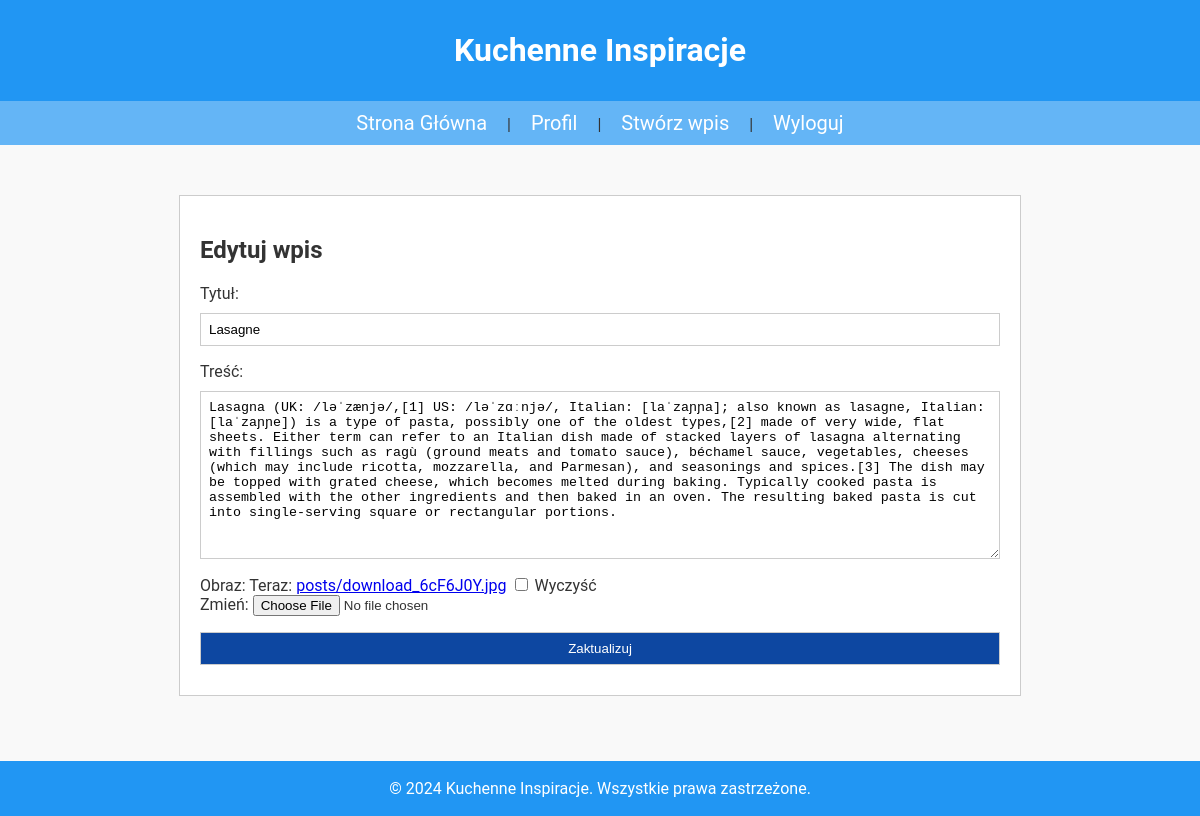
Screenshot of /edit_post/4/ (signed in) with the database file from the repository.
### blog/models.py (models this page shows, shortened)
class Post(models.Model):
    title = models.CharField(max_length=200, verbose_name=_('Tytuł'))
    author = models.ForeignKey(User, on_delete=models.CASCADE, verbose_name=_('Autor'))
    content = models.TextField(verbose_name=_('Treść'))
    published_date = models.DateTimeField(auto_now_add=True, verbose_name=_('Data publikacji'))
    image = models.ImageField(upload_to='posts/', blank=True, null=True, verbose_name=_('Obraz'))
    class Meta:
        verbose_name = _('wpis')
        verbose_name_plural = _('wpisy')

### blog/views.py (the view)
# urls.py: path('edit_post/<int:post_id>/', views.edit_post, name='edit_post'),  # Edycja posta
@login_required
def edit_post(request, post_id):
    if not request.user == Post.objects.get(pk=post_id).author:
        return HttpResponseForbidden("Nie masz uprawnień do edycji tego wpisu.")
    post = get_object_or_404(Post, pk=post_id)
    if request.method == 'POST':
        form = PostForm(request.POST, request.FILES, instance=post)
        if form.is_valid():
            form.save()
            return redirect('post_detail', post_id=post.id)
    else:
        form = PostForm(instance=post)
    return render(request, 'blog/edit_post.html', {'form': form})

### blog/forms.py
class PostForm(forms.ModelForm):
    class Meta:
        model = Post
        fields = ('title', 'content', 'image')
        labels = {
            'title': _('Tytuł'),
            'content': _('Treść'),
            'image': _('Obraz')
        }

### blog/templates/blog/edit_post.html (shortened to what this page needs)
{% extends 'blog/base.html' %}
{% block content %}
<div id="edit-post">
  <h1>Edytuj wpis</h1>
  <form method="post" enctype="multipart/form-data">
    {{ form.as_p }}
    <input type="submit" value="Zaktualizuj">
  </form>
</div>
{% endblock %}

### static/css/styles.css (style rules this page uses)
body { font-family: 'Roboto', sans-serif; background-color: #f9f9f9; margin: 0; padding: 0; color: #333; display: flex; flex-direction: column; min-height: 100vh; align-items: center; }
input[type="text"], input[type="password"], input[type="email"], input[type="submit"] { width: 100%; padding: 8px; margin: 10px 0; display: block; box-sizing: border-box; border: 1px solid #ccc; }
input[type="submit"] { background-color: #0d47a1; color: white; cursor: pointer; }
textarea { width: 100%; padding: 8px; margin: 10px 0; display: block; box-sizing: border-box; border: 1px solid #ccc; }
#edit-post { max-width: 800px; margin: 20px auto; padding: 20px; border: 1px solid #ccc; background: white; }

### rows the page displays
Post: title "Lasagne", content "Lasagna (UK: /ləˈzænjə/,[1] US: /ləˈzɑːnjə/, Italian: [laˈzaɲɲa]; also known as lasagne, Italian: [laˈzaɲɲe]) is a type of pasta, possibly one of the oldest types,[2] made of very wide, flat sheets. Either term can refer to an Italian dish made of stacked layers of lasagna alternating with fillings such as ragù (ground meats and tomato sauce), béchamel sauce, vegetables, cheeses (which may include ricotta, mozzarella, and Parmesan), and seasonings and spices.[3] The dish may be topped with grated cheese, which becomes melted during baking. Typically cooked pasta is assembled with the other ingredients and then baked in an oven. The resulting baked pasta is cut into single-serving square or…"
